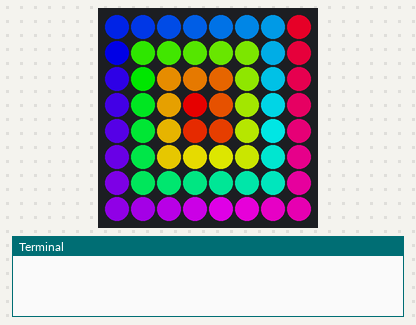
A program run on a simulated Raspberry Pi (BCM pin numbers) with a Sense HAT. On the bench: the Sense HAT's 8×8 RGB LED matrix, the last lines printed to the terminal. Dim RGB values are drawn brighter than linear.

Above: at 0.1 s.
At 4.01 s:
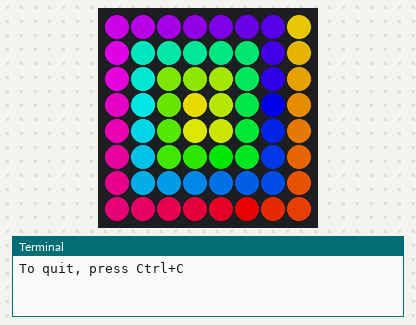
At 6.09 s:
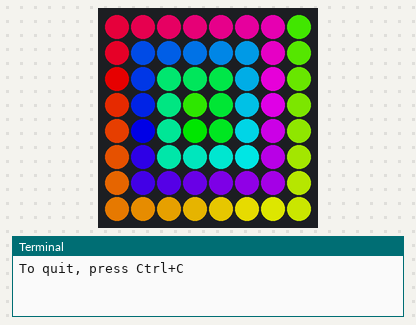
At 8.16 s:
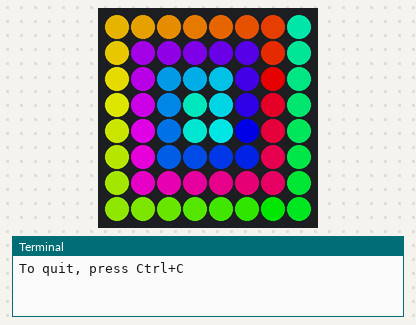
At 12.11 s:
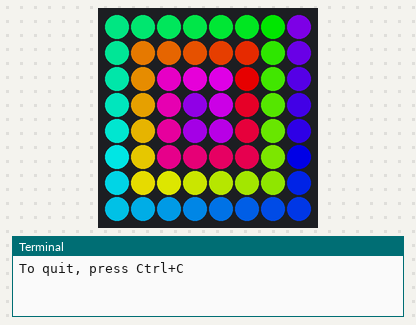
At 16.27 s:
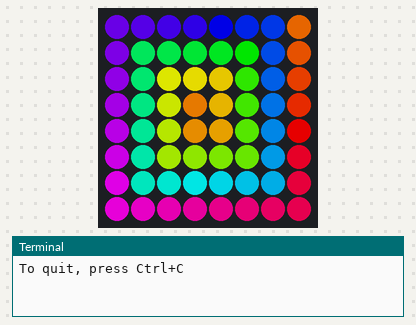

Measured:
- by itself, everything shown: repeats every 13.3 s, in 64 steps

The program:

rainbow9.py
```python
#!/usr/bin/env python3
# ========================================================================
# rainbow9.py
#
# Description: Display rainbow colors in a spiral pattern then animates
#              each pixel to the next color.
#
# Author: Jim Ing
# Date: 2024-08-17
# ========================================================================

import colorsys
import time
from config import sense

sense.clear()

# Define the spiral order for an 8x8 matrix
spiral_order = [
    (3, 3), (3, 4), (4, 4), (4, 3),
    (4, 2), (3, 2), (2, 2), (2, 3),
    (2, 4), (2, 5), (3, 5), (4, 5),
    (5, 5), (5, 4), (5, 3), (5, 2),
    (5, 1), (4, 1), (3, 1), (2, 1),
    (1, 1), (1, 2), (1, 3), (1, 4),
    (1, 5), (1, 6), (2, 6), (3, 6),
    (4, 6), (5, 6), (6, 6), (6, 5),
    (6, 4), (6, 3), (6, 2), (6, 1),
    (6, 0), (5, 0), (4, 0), (3, 0),
    (2, 0), (1, 0), (0, 0), (0, 1),
    (0, 2), (0, 3), (0, 4), (0, 5),
    (0, 6), (0, 7), (1, 7), (2, 7),
    (3, 7), (4, 7), (5, 7), (6, 7),
    (7, 7), (7, 6), (7, 5), (7, 4),
    (7, 3), (7, 2), (7, 1), (7, 0)
]

# Draw the initial rainbow colors on the matrix
colors = []
for i, (x, y) in enumerate(spiral_order):
    hue = i / 64.0
    r, g, b = colorsys.hsv_to_rgb(hue, 1.0, 1.0)
    r = int(r * 255)
    g = int(g * 255)
    b = int(b * 255)
    sense.set_pixel(x, y, r, g, b)
    colors.append((r, g, b)) # Save the color for later

# Pause to display the initial pattern
time.sleep(2)

# Continuous animation
try:
    print("To quit, press Ctrl+C")

    while True:
        # Change each pixel to the next color in the sequence
        new_colors = [colors[(i + 1) % len(colors)] for i in range(len(colors))]

        for i, (x, y) in enumerate(spiral_order):
            sense.set_pixel(x, y, new_colors[i])

        # Update the colors list to the new colors
        colors = new_colors

        # Short delay to control the speed of the animation
        time.sleep(0.2)

except KeyboardInterrupt:
    sense.clear()
```

config.py
```python
#!/usr/bin/env python3
# ========================================================================
# config.py
#
# Description: Global configuration.
#
# Author: Jim Ing
# Date: 2024-08-29
# ========================================================================

from sense_hat import SenseHat
#from sense_hat import SenseHat, ACTION_PRESSED, ACTION_HELD, ACTION_RELEASED

sense = SenseHat()

sense.rotation = 0
sense.low_light = True
```
